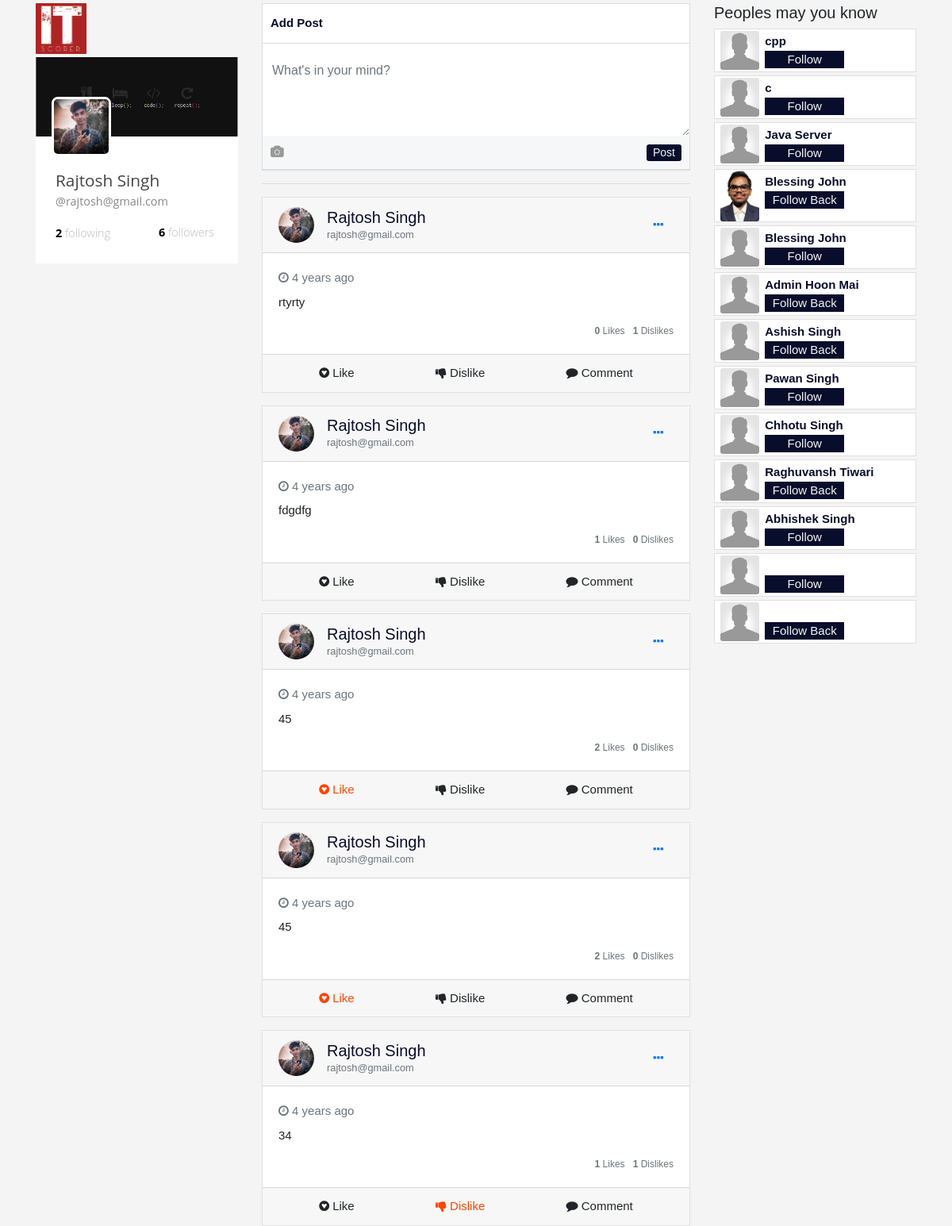
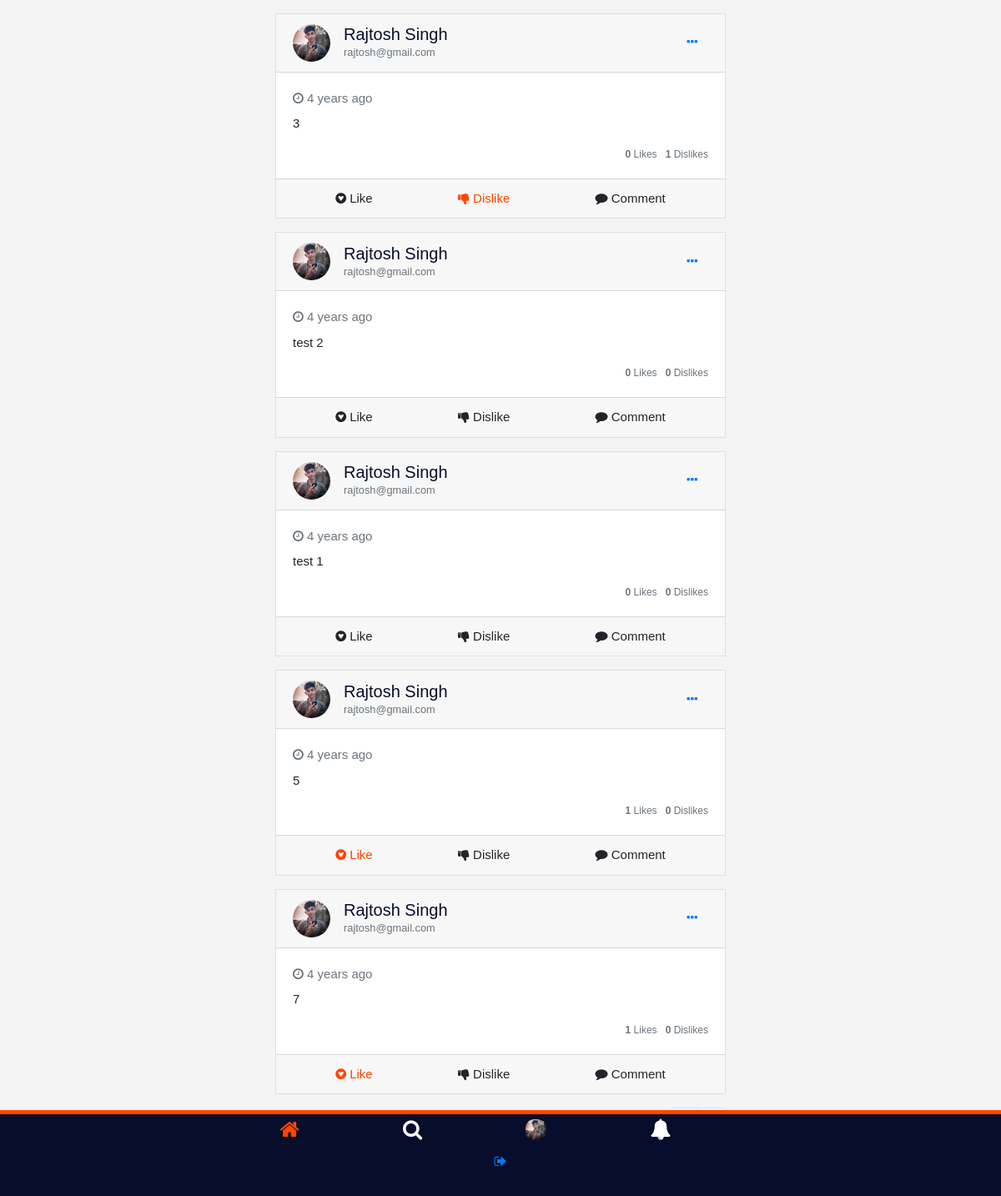
Screenshot of / (signed in) with the database file from the repository (2 pictures, top to bottom).
### user/models.py (models this page shows, shortened)
class Profile(models.Model):
	gen = (('Male', 'Male'), ('Female', 'Female'), ('Other', 'Other'))
	user = models.OneToOneField(User, on_delete = models.CASCADE)
	about_me = models.CharField(max_length=250, null=True)
	birthday = models.DateField(null=True)
	profile_pic = models.ImageField(upload_to = upload_profile_to, null=True, default = 'defaults/profile_pic.jpg')
	cover_image = models.ImageField(upload_to = upload_cover_to, null = True, default= 'defaults/cover_image.jpg')
	gender = models.CharField(choices=gen, max_length=6, null=True)
	followers = models.ManyToManyField(User, related_name='followers', blank=True)
	following = models.ManyToManyField(User, related_name="following", blank=True)
	def non_followed_user(self):
		return set(User.objects.filter(is_active=True))-set(self.following.all())-{self.user}

### main/models.py (models this page shows)
class Post(models.Model):
	user = models.ForeignKey(User, on_delete=models.CASCADE)
	text = models.TextField()
	picture = models.ImageField(null=True, upload_to = upload_post_to,)
	created_at = models.DateTimeField(auto_now_add=True)
	likes = models.ManyToManyField(User,related_name='likes')
	dislikes = models.ManyToManyField(User,related_name='dislikes')

### main/views.py (the view, shortened to what this page needs)
# urls.py: path('', home, name = 'home'),
@login_required
def home(request):
	following_users = list(request.user.profile.following.all())
	following_users.append(request.user)
	posts = Post.objects.filter(user__in = following_users).order_by('-created_at')
	all_post = Paginator(posts,10)
	page = request.GET.get('page')
	try:
		posts = all_post.page(page)
	except PageNotAnInteger:
		posts = all_post.page(1)
	except EmptyPage:
		posts = all_post.page(all_post.num_pages)
	parms = {
		'non_followed_user': request.user.profile.non_followed_user,
		'posts': posts,
	}
	return render(request, 'main/home.html', parms)

### main/templatetags/poll_extras.py (called while the page is built)
@register.filter(name='comments')
def comments(post_id):
	comm = []
	post = Post.objects.get(id=int(post_id))
	for c in Comment.objects.filter(post=post):
		comm.append([c, SubComment.objects.filter(comment=c)])
	return comm

### templates/main/home.html (shortened to what this page needs)
{% extends 'main/base.html' %}
{% load static %}
{% load poll_extras %}
{% block main_body %}
<div class="row">
  <div class="col-md-3 mb-2">
    <div class="brand">
      <img src="{% static 'main/img/logo.png' %}" class="logo w-25">
    </div>
    <div class="w-100 mt-1">
      <div id="header"></div>
      <div id="profile">
        <div class="image">
          <img src="{{request.user.profile.profile_pic.url}}" alt="" />
        </div>
        <div class="name">
          {{request.user.get_full_name}}
        </div>
        <div class="nickname">
          @{{request.user.username}}
        </div>
        <div class="bottom">
          <span class="following" onclick="getFollowings()">
            <span class="count" id="following_count">{{user.profile.following.count}}</span>
            following
          </span>
          <span class="followers" onclick="getFollowers()">
            <span class="count" id="followers_count">{{user.profile.followers.count}}</span>
            followers
          </span>
        </div>
      </div>
    </div>
  </div>
  <div class="col-md-6">
    <div class="well well-sm well-social-post">
      <form method="post" enctype="multipart/form-data"> {% csrf_token %}
        <ul class="list-inline" id=''>
          <li class='list-inline-item font-weight-bold'><a href='#'>Add Post</a></li>
          <li class="list-inline-item"> <input type="file" accept="image/*"
              name="post_image" id="add_post_image" style="visibility: hidden;"></li>
        </ul>
        <textarea class="form-control" placeholder="What's in your mind?"
          name="text" required></textarea>
        <ul class='list-inline post-actions display-inline'>
          <li class="list-inline-item"><a
              onclick="$('#add_post_image').click()"><span class="fa fa-camera"></span></a></li>
          <li class='pull-right list-inline-item'>
            <button type="submit" class='btn-sm mainbtn pb-0 pt-0'>Post</button>
          </li>
        </ul>
      </form>
    </div>
    <hr>
    {% for post in posts %}
    <div class="card mb-3" id="post{{post.id}}">
      <div class="card-header">
        <div class="d-flex justify-content-between align-items-center">
          <div class="d-flex justify-content-between align-items-center">
            <div class="mr-2">
              <img class="rounded-circle" width="45" height="45"
                src="{{post.user.profile.profile_pic.url}}" alt="">
            </div>
            <div class="ml-2">
              <div class="h5 m-0"><a href="{% url 'profile' post.user.username %}">{{post.user.get_full_name}}</a></div>
              <div class="text-muted" style="font-size: 0.8rem;">{{post.user.username}}</div>
            </div>
          </div>
          <div>
            <div class="dropdown">
              <button class="btn btn-link dropdown-toggle" type="button"
                id="gedf-drop1" data-toggle="dropdown" aria-haspopup="true"
                aria-expanded="false">
                <i class="fa fa-ellipsis-h"></i>
              </button>
            </div>
          </div>
        </div>
      </div>
      <div class="card-body">
        <div class="text-muted h7 mb-2"> <i class="fa fa-clock-o"></i>
          {{post.created_at|timesince}} ago</div>
        <p class="card-text">
          {{post.text}}
        </p>
        <small class="text-muted pull-right">
          <b class="likes">{{post.likes.count}}</b> Likes &nbsp;
          <b class="dislikes">{{post.dislikes.count}}</b> Dislikes
        </small>
      </div>
      <div class="card-footer d-flex justify-content-center">
        <p
          {% if request.user in post.likes.all %}
          class="card-link m-auto like_active click" onclick="Post('like-back',
          '{{post.id}}')"
          {% else %}
          class="card-link m-auto click" onclick="Post('like', '{{post.id}}')"
          {% endif %}>
          <i class="fa fa-gittip"></i> Like</p>
        <p
          {% if request.user in post.dislikes.all %}
          class="card-link m-auto like_active click"
          onclick="Post('dislike-back', '{{post.id}}')"
          {% else %}
          class="card-link m-auto click" onclick="Post('dislike',
          '{{post.id}}')"
          {% endif %}><i class="fa fa-thumbs-down"></i> Dislike</p>
        <a class="card-link m-auto click" data-toggle="collapse"
          data-target="#post{{post.id}}comments" aria-expanded="false"
          aria-controls="post{{post.id}}comments"><i class="fa fa-comment"></i>
          Comment</a>
      </div>
    </div>
    {% endfor %}
    <div class="float-right">
      <nav aria-label="Page navigation example">
        <ul class="pagination">
          <li class="page-item"><a class="page-link" href="#">{{posts.number}}</a></li>
          {% if posts.has_next %}
          <li class="page-item">
            <a class="page-link" href="?page={{posts.next_page_number}}"
              aria-label="Next">
              <span aria-hidden="true">&raquo;</span>
            </a>
          </li>
          {% endif %}
        </ul>
      </nav>
    </div>
  </div>
  <div class="col-md-3">
    <h5>Peoples may you know</h5>
    {% for usr in non_followed_user %}
    <div class="card mb-1" style="max-width: 540px;">
      <div class="row no-gutters">
        <div class="col-3 text-center align-items-center d-flex" style="">
          <a href="{% url 'profile' usr %}" class="m-auto"><img
              src="{{usr.profile.profile_pic.url}}" class="card-img m-auto"
              style="width: 49px" alt="..."></a>
        </div>
        <div class="col-9">
          <div class="card-body p-0 mb-1 mt-1">
            <a href="{% url 'profile' usr %}"><b class="card-title">{{usr.get_full_name}}</b></a><br>
            <button class="followbtn" onclick="Follow(this, '{{usr}}')">
              {% if usr in request.user.profile.followers.all %}
              Follow Back
              {% else %}
              Follow
              {% endif %}
            </button>
          </div>
        </div>
      </div>
    </div>
    {% endfor %}
  </div>
</div>
{% endblock main_body %}

### templates/main/base.html (shortened to what this page needs)
<!DOCTYPE html>
{% load static %}
<html>
<head>
    <link href="{% static 'main/css/font-awesome/css/font-awesome.min.css' %}" rel="stylesheet">
    <link href="{% static 'main/css/bootstrap.min.css' %}" rel="stylesheet">
    <link href="{% static 'main/css/style.css' %}" rel="stylesheet">
</head>
<body>
    <main class="container mt-1 pb-2">
        {% block main_body %}
        {% endblock main_body %}
    </main>
    <br><br>
    <footer>
            <div class="bottom_nav" id="bottom_nav">
                <ul>
                    <li><a  href="{% url 'home' %}" class="active"><abbr title="Home"><i class="fa fa-home" aria-hidden="true"></i></abbr></a></li>
                    <li><a href="{% url 'search' %}"><abbr title="Search"><i class="fa fa-search" aria-hidden="true" ></i></abbr></a></li>
                    {% if request.user.is_authenticated %}
                    <li><a href="{% url 'profile' request.user.username%}"><abbr title="profile"><img class="menu" src="{{request.user.profile.profile_pic.url}}"></abbr></a></li>
                    <li>
                        <a  href="#" onclick="showNotifications()"
                        id=""
                        data-container="body"
                        data-toggle="popover"
                        data-placement="top"
                        data-container="body"
                        title="Notifications <a href='#' class='float-right pl-1'><small id='clear_notifications'>Clear</small></a>"
                        data-html="true"
                        data-content="<div id = 'notifications'>please wait ...</div>"
                        >
                            <abbr title="Notifications"><i class="fa fa-bell" aria-hidden="true"></i></abbr>
                        </a>
                    </li>
                    <li>
                        <form action="{% url 'logout' %}" method="post">
                            <button type="submit" class="btn btn-link">
                                <abbr title="Log Out"><i class="fa fa-sign-out" aria-hidden="true"></i></abbr>
                            </button>
                        </form>
                    </li>
                    {% else %}
                    <li><a  href="{% url 'login' %}"><abbr title="Log In"><i class="fa fa-sign-in" aria-hidden="true"></i></abbr></a></li>
                    <li><a href="{% url 'signup' %}"><abbr title="Sign Up"><i class="fa fa-user-plus" aria-hidden="true"></i></abbr></a></li>
                    {% endif %}
                </ul>
            </div>
    </footer>
</body>
</html>

### static/main/css/style.css (style rules this page uses)
* { margin: 0; padding: 0; }
body { font: 15px/1.5 Arial, Helvetica, sans-serif; background-color: #f4f4f4; }
footer { width: 100%; background-color: #080d2b; color: #ffffff; min-height: 30px; border-top:#ff4500 5px solid; position: fixed; bottom: 0; }
footer ul { margin: 0; padding: 0; text-align: center; }
footer li { display: inline; padding: 0 5% 0 5%; display: inline; }
footer ul li .menu { width: 25px; border-radius: 10px; margin-top: -3px; }
footer a { color:#ffffff; text-decoration: none; text-transform: uppercase; font-size: 25px; }
a.active { display: inline; color: #ff4500; font-weight: bold; }
.dropdown-toggle::after { content: none; display: none; }
a { color: #080d2b; }
#profile { height: 160px; background: white; position: relative; box-sizing: border-box; padding-top: 40px; padding-left: 25px; font-family: 'Open Sans', sans-serif; }
#profile .image { position: absolute; top: -50px; left: 20px; height: 75px; width: 75px; border-radius: 10px; }
#profile .image img { width: inherit; height: inherit; border:solid white; border-radius: 8px; }
#profile .name { font-size: 1.3rem; font-weight: 500; color: #444; }
#profile .nickname { color: #888; font-size: 0.9rem; padding-bottom: 7px; }
.following, .followers { font-family: 'Open Sans', sans-serif; font-size: 0.9rem; color: #bbb; font-weight: 300; }
.followers { float: right; padding-right: 30px; }
.bottom { margin-top: 10px; }
.count { color: black; font-family: 'Open Sans', sans-serif; font-size: 0.9rem; font-weight: 700; }
.mainbtn { color: #f4f4f4; background-color: #080d2b; }
button, button:hover, button:focus { border: none; }
.followbtn { width: 100px; background-color:#080d2b; color: #f4f4f4; margin: auto; }
.well-social-post { border-radius: 0; background-color: #ffffff; border: 1px solid #ddd; padding:0; }
.well-social-post .glyphicon, .well-social-post .fa, .well-social-post [class^='icon-'], .well-social-post [class*='icon-'] { font-weight: bold; color: #999999; }
.well-social-post a, .well-social-post a:hover, .well-social-post a:active, .well-social-post a:focus { text-decoration: none; }
.well-social-post .list-inline { border-bottom: 1px solid #ddd; padding-bottom: 10px; }
.well-social-post .list-inline li { position: relative; }
.well-social-post .form-control { width: 100%; min-height: 100px; border: none; border-radius: 0; box-shadow: none; }
.well-social-post .list-inline { padding: 10px; }
.well-social-post .list-inline li + li { margin-left: 10px; }
.well-social-post .post-actions { margin: 0; background-color: #f6f7f8; border-top-color: #e9eaed; }
.like_active { color:#ff4500; }
code, kbd, pre, .img-rounded, .img-thumbnail, .img-circle, .form-control, .btn, .btn-link, .dropdown-menu, .list-group-item, .input-group-addon, .input-group-btn, .nav-tabs a, .nav-pills a, .navbar, .navbar-toggle, .icon-bar, .breadcrumb, .pagination, .pager *, .label, .badge, .jumbotron, .thumbnail, .alert, .progress, .panel, .well, .modal-content, .tooltip-inner, .popover, .popover-title, .card, .card-footer, .carousel-indicators li { border-radius:0 !important; }

### rows the page displays
Post: user.profile.profile_pic (picture), user.get_full_name "Rajtosh Singh", user.username "rajtosh@gmail.com", created_at "4 years", text "rtyrty", likes.count "0", dislikes.count "1"
Post: user.profile.profile_pic (picture), user.get_full_name "Rajtosh Singh", user.username "rajtosh@gmail.com", created_at "4 years", text "fdgdfg", likes.count "1", dislikes.count "0"
Post: user.profile.profile_pic (picture), user.get_full_name "Rajtosh Singh", user.username "rajtosh@gmail.com", created_at "4 years", text "45", likes.count "2", dislikes.count "0"
Post: user.profile.profile_pic (picture), user.get_full_name "Rajtosh Singh", user.username "rajtosh@gmail.com", created_at "4 years", text "45", likes.count "2", dislikes.count "0"
Post: user.profile.profile_pic (picture), user.get_full_name "Rajtosh Singh", user.username "rajtosh@gmail.com", created_at "4 years", text "34", likes.count "1", dislikes.count "1"
Post: user.profile.profile_pic (picture), user.get_full_name "Rajtosh Singh", user.username "rajtosh@gmail.com", created_at "4 years", text "3", likes.count "0", dislikes.count "1"
Post: user.profile.profile_pic (picture), user.get_full_name "Rajtosh Singh", user.username "rajtosh@gmail.com", created_at "4 years", text "test 2", likes.count "0", dislikes.count "0"
Post: user.profile.profile_pic (picture), user.get_full_name "Rajtosh Singh", user.username "rajtosh@gmail.com", created_at "4 years", text "test 1", likes.count "0", dislikes.count "0"
Post: user.profile.profile_pic (picture), user.get_full_name "Rajtosh Singh", user.username "rajtosh@gmail.com", created_at "4 years", text "5", likes.count "1", dislikes.count "0"
Post: user.profile.profile_pic (picture), user.get_full_name "Rajtosh Singh", user.username "rajtosh@gmail.com", created_at "4 years", text "7", likes.count "1", dislikes.count "0"

### other values shown
{{ request.user.get_full_name }} "Rajtosh Singh"
{{ request.user.username }} "rajtosh@gmail.com"
{{ user.profile.following.count }} "2"
{{ user.profile.followers.count }} "6"
{{ usr.get_full_name }} "cpp"
{{ usr.get_full_name }} "c"
{{ usr.get_full_name }} "Java Server"
{{ usr.get_full_name }} "Blessing John"
{{ usr.get_full_name }} "Admin Hoon Mai"
{{ usr.get_full_name }} "Ashish Singh"
{{ usr.get_full_name }} "Pawan Singh"
{{ usr.get_full_name }} "Chhotu Singh"
{{ usr.get_full_name }} "Raghuvansh Tiwari"
{{ usr.get_full_name }} "Abhishek Singh"
